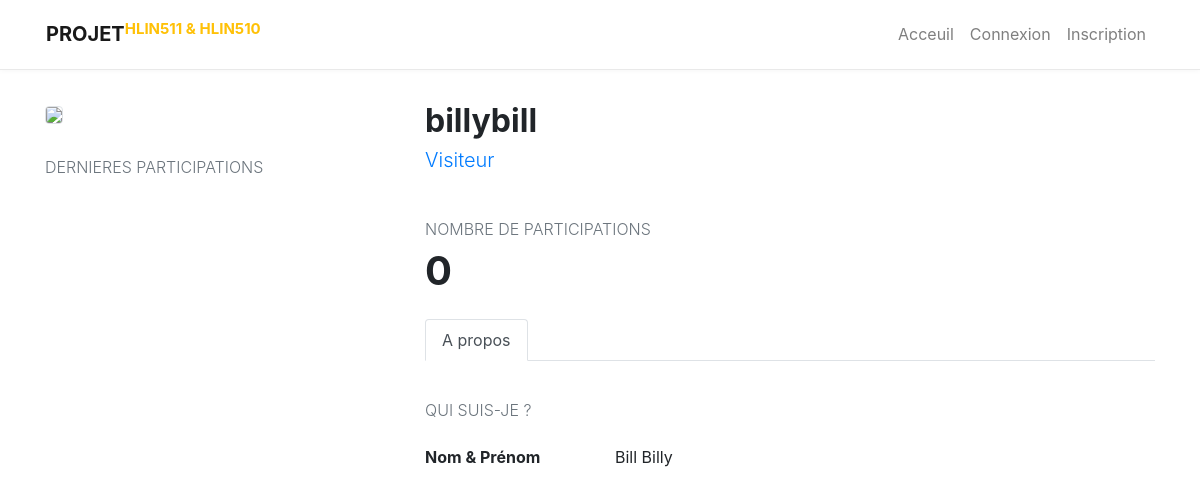
The page /ProfilePage.php?id=4 on the database its author committed.
### tables this page shows
CREATE TABLE membres (
  id INT(11) NOT NULL UNIQUE AUTO_INCREMENT,
  username VARCHAR(20) NOT NULL,
  password VARCHAR(128) NOT NULL,
  nom VARCHAR(20) DEFAULT NULL,
  prenom VARCHAR(20) DEFAULT NULL,
  email VARCHAR(50) NOT NULL,
  ville VARCHAR(20) DEFAULT NULL,
  adresse VARCHAR(100) DEFAULT NULL,
  telephone VARCHAR(10) DEFAULT NULL,
  role VARCHAR(20) NOT NULL DEFAULT 'Visiteur',
  ban DATE DEFAULT NULL,
   
  PRIMARY KEY (id),
   
  CONSTRAINT role_check CHECK (role IN ('Visiteur', 'Contributeur', 'Admin')),
  CONSTRAINT email_check CHECK (email LIKE '%@%')

);

### www/ProfilePage.php (the view, shortened to what this page needs)
<?php
$WWWPATH = "/opt/lampp/htdocs/www/ProjetS5/www/";
require($WWWPATH . "template/includes.php");
?>
<!doctype html>
<html lang="fr">
    <head>
    </head>
    <body>
        <?php
    	require($WWWPATH . "template/sql.php");
    	$prepared = $bdd->prepare("SELECT nom, prenom, username, role, email, ville, adresse, telephone FROM membres WHERE id=:id");
    	$array=array(":id" => $_GET['id']);
    	if ($prepared->execute($array)) {
    	    if ($row = $prepared->fetch()) {
                ?>
        <div class="container py-4 my-2">
            <div class="row">
                <div class="col-md-4 pr-md-5">
                    <img class="w-100 rounded border" src="https://icon-library.net/images/user-png-icon/user-png-icon-10.jpg" />
                    <div class="pt-4 mt-2">
                        <section class="mb-4 pb-1">
                            <?php
                            if ($row['role'] == 'Contributeur') {
                                    echo '<h3 class="h6 font-weight-light text-secondary text-uppercase">Evenements à venir</h3>';
                                    echo '<div class="work-experience pt-2">';
                                    $prepared = $bdd->prepare("SELECT evenement.id AS eid, nom, description, mot, etat, UNIX_TIMESTAMP(date_debut) AS datets FROM evenement, taxonomie
                                                               WHERE evenement.id_mot_clef=taxonomie.id
                                                               AND evenement.id_membre=:id
                                                               ORDER BY datets DESC
                                                               LIMIT 5");
                                    $values = array(':id' => $_GET['id']);
                                    if ($prepared->execute($values)) {
                                        while ($eventList = $prepared->fetch()) {
                                            echo '
                                            <div class="col-12">
                                                <div class="card mt-3">
                                                    <div class="card-body">
                                                        <h6 class="card-title">'. substr($eventList['nom'], 1, -1);
                                                        if ($eventList['etat'] == "Annule") {echo  '<p class="text-danger d-inline"> Annulé </p></h4>';} else {echo '</h4>';}
                                            echo        '
                                                        <h6 class="card-subtitle text-muted">' . $eventList['mot'] . '
                                                        <a href="PageEvenement.php?id='. $eventList['eid'] .'" class="stretched-link"></a>
                                                    </div>
                                                </div>
                                            </div>
                                            ';
                                        }
                                        echo '</div>';
                                    }
                            } else if ($row['role'] == 'Visiteur') {
                                echo '<h3 class="h6 font-weight-light text-secondary text-uppercase">Dernieres participations</h3>';
                                echo '<div class="work-experience pt-2">';
                                $prepared = $bdd->prepare("SELECT nom, description, mot, UNIX_TIMESTAMP(date_debut) AS datets FROM evenement, taxonomie, inscriptions
                                                           WHERE evenement.id_mot_clef=taxonomie.id
                                                           AND evenement.id=inscriptions.id_evenement
                                                           AND inscriptions.id_membre=:id
                                                           ORDER BY datets DESC
                                                           LIMIT 5");
                                $values = array(':id' => $_GET['id']);
                                if ($prepared->execute($values)) {
                                    echo '</div>';
                                }
                            }
                            ?>
                        </section>
                    </div>
                    </div>
                    <div class="col-md-8">
                    <div class="d-flex align-items-center">
                        <h2 class="font-weight-bold m-0">
                            <?php echo $row['username']; ?>
                        </h2>
                    </div>
                    <p class="h5 text-primary mt-2 d-block font-weight-light">
                        <?php echo $row['role']; ?>
                    </p>
                    <section class="mt-5">
                        <?php if ($row['role'] == "Visiteur") {
                            $prepared = $bdd->prepare("SELECT COUNT(*) AS count FROM inscriptions WHERE id_membre=:id");
                            $values = array(':id' => $_GET['id']);
                            if ($prepared->execute($values)) {
                                if ($events = $prepared->fetch()) {
                                    echo '<h3 class="h6 font-weight-light text-secondary text-uppercase">Nombre de participations</h3>
                                    <div class="d-flex align-items-center">
                                    <strong class="h1 font-weight-bold m-0 mr-3">'. $events['count'] .'</strong>
                                    <div>
                                        <input data-filled="fa fa-2x fa-star mr-1 text-warning" data-empty="fa fa-2x fa-star-o mr-1 text-light" value="5" type="hidden" class="rating" data-readonly />
                                    </div>
                                    </div>';
                                }
                            }
                        } else if ($row['role'] == "Contributeur") {
                            $prepared = $bdd->prepare("SELECT COUNT(*) AS count FROM evenement WHERE id_membre=:id");
                            $values = array(':id' => $_GET['id']);
                            if ($events = $prepared->execute($values)) {
                                if ($events = $prepared->fetch()) {
                                    echo '<h3 class="h6 font-weight-light text-secondary text-uppercase">Nombre d\'evenements créés</h3>
                                    <div class="d-flex align-items-center">
                                        <strong class="h1 font-weight-bo\ld m-0 mr-3">'. $events['count'] .'</strong>
                                        <div>
                                            <input data-filled="fa fa-2x fa-star mr-1 text-warning" data-empty="fa fa-2x fa-star-o mr-1 text-light" value="5" type="hidden" class="rating" data-readonly />
                                        </div>
                                    </div>';
                                }
                            }
                        } ?>
                    </section>
                    <section class="mt-4">
                        <ul class="nav nav-tabs" id="myTab" role="tablist">
                            <li class="nav-item">
                                <a class="nav-link active" id="home-tab" data-toggle="tab" href="#home" role="tab" aria-controls="home" aria-selected="true">
                                    A propos
                                </a>
                            </li>
                        </ul>
                        <div class="tab-content py-4" id="myTabContent">
                            <div class="tab-pane py-3 fade show active" id="home" role="tabpanel" aria-labelledby="home-tab">
                                <h6 class="text-uppercase font-weight-light text-secondary">
                                    Qui suis-je ?
                                </h6>
                                <dl class="row mt-4 mb-4 pb-3">
                                    <dt class="col-sm-3">Nom & Prénom</dt>
                                    <dd class="col-sm-9"><?php echo "$row[nom] $row[prenom]"; ?></dd>
                                </dl>
                            </div>
                        </div>
                    </section>
                </div>
            </div>
        </div>
    <?php }
        }
        ?>
    </body>
</html>

### www/css/clean.css (style rules this page uses)
header { padding: .4rem 0; border-bottom: 1px solid #e9e9e9; box-shadow: 0px 0px 6px rgba(0,0,0,.05); }

### rows shown on the page
membres: username "billybill", role "Visiteur", nom "Bill", prenom "Billy"

### other values the page prints
$events['count'] "0"
